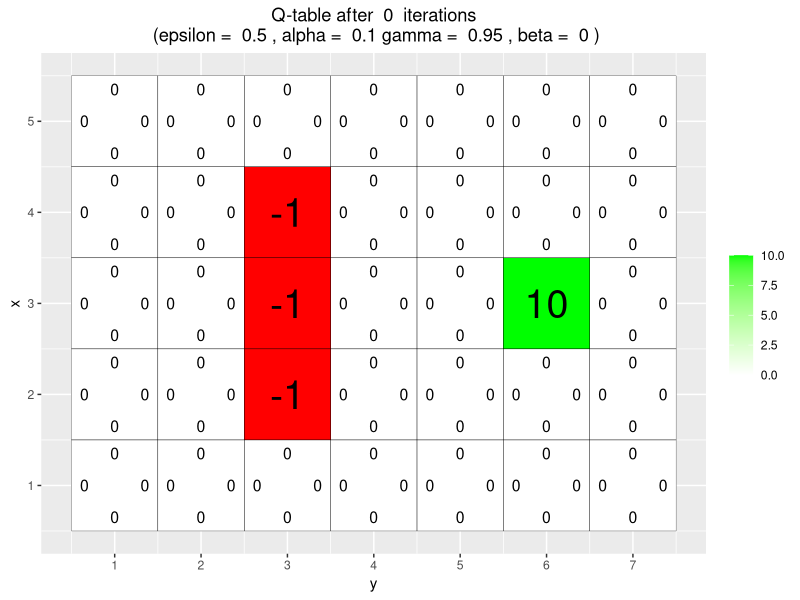

The R script that drew this image: (Note: this script raises an error after producing the figure.)
# By Jose M. Peña and Joel Oskarsson.
# For teaching purposes.
# jose.m.pena@liu.se.

#####################################################################################################
# Q-learning
#####################################################################################################

# install.packages("ggplot2")
# install.packages("vctrs")
library(ggplot2)

arrows <- c("^", ">", "v", "<")
action_deltas <- list(c(1,0), # up
                      c(0,1), # right
                      c(-1,0), # down
                      c(0,-1)) # left

vis_environment <- function(iterations=0, epsilon = 0.5, alpha = 0.1, gamma = 0.95, beta = 0){
  
  # Visualize an environment with rewards. 
  # Q-values for all actions are displayed on the edges of each tile.
  # The (greedy) policy for each state is also displayed.
  # 
  # Args:
  #   iterations, epsilon, alpha, gamma, beta (optional): for the figure title.
  #   reward_map (global variable): a HxW array containing the reward given at each state.
  #   q_table (global variable): a HxWx4 array containing Q-values for each state-action pair.
  #   H, W (global variables): environment dimensions.
  
  df <- expand.grid(x=1:H,y=1:W)
  foo <- mapply(function(x,y) ifelse(reward_map[x,y] == 0,q_table[x,y,1],NA),df$x,df$y)
  df$val1 <- as.vector(round(foo, 2))
  foo <- mapply(function(x,y) ifelse(reward_map[x,y] == 0,q_table[x,y,2],NA),df$x,df$y)
  df$val2 <- as.vector(round(foo, 2))
  foo <- mapply(function(x,y) ifelse(reward_map[x,y] == 0,q_table[x,y,3],NA),df$x,df$y)
  df$val3 <- as.vector(round(foo, 2))
  foo <- mapply(function(x,y) ifelse(reward_map[x,y] == 0,q_table[x,y,4],NA),df$x,df$y)
  df$val4 <- as.vector(round(foo, 2))
  foo <- mapply(function(x,y) 
    ifelse(reward_map[x,y] == 0,arrows[GreedyPolicy(x,y)],reward_map[x,y]),df$x,df$y)
  df$val5 <- as.vector(foo)
  foo <- mapply(function(x,y) ifelse(reward_map[x,y] == 0,max(q_table[x,y,]),
                                     ifelse(reward_map[x,y]<0,NA,reward_map[x,y])),df$x,df$y)
  df$val6 <- as.vector(foo)
  
  print(ggplot(df,aes(x = y,y = x)) +
          scale_fill_gradient(low = "white", high = "green", na.value = "red", name = "") +
          geom_tile(aes(fill=val6)) +
          geom_text(aes(label = val1),size = 4,nudge_y = .35,na.rm = TRUE) +
          geom_text(aes(label = val2),size = 4,nudge_x = .35,na.rm = TRUE) +
          geom_text(aes(label = val3),size = 4,nudge_y = -.35,na.rm = TRUE) +
          geom_text(aes(label = val4),size = 4,nudge_x = -.35,na.rm = TRUE) +
          geom_text(aes(label = val5),size = 10) +
          geom_tile(fill = 'transparent', colour = 'black') + 
          ggtitle(paste("Q-table after ",iterations," iterations\n",
                        "(epsilon = ",epsilon,", alpha = ",alpha,"gamma = ",gamma,", beta = ",beta,")")) +
          theme(plot.title = element_text(hjust = 0.5)) +
          scale_x_continuous(breaks = c(1:W),labels = c(1:W)) +
          scale_y_continuous(breaks = c(1:H),labels = c(1:H)))
  
}

GreedyPolicy <- function(x, y){
  
  # Get a greedy action for state (x,y) from q_table.
  #
  # Args:
  #   x, y: state coordinates.
  #   q_table (global variable): a HxWx4 array containing Q-values for each state-action pair.
  # 
  # Returns:
  #   An action, i.e. integer in {1,2,3,4}.
  
  # Your code here.
  
}

EpsilonGreedyPolicy <- function(x, y, epsilon){
  
  # Get an epsilon-greedy action for state (x,y) from q_table.
  #
  # Args:
  #   x, y: state coordinates.
  #   epsilon: probability of acting randomly.
  # 
  # Returns:
  #   An action, i.e. integer in {1,2,3,4}.
  
  # Your code here.
  
}

transition_model <- function(x, y, action, beta){
  
  # Computes the new state after given action is taken. The agent will follow the action 
  # with probability (1-beta) and slip to the right or left with probability beta/2 each.
  # 
  # Args:
  #   x, y: state coordinates.
  #   action: which action the agent takes (in {1,2,3,4}).
  #   beta: probability of the agent slipping to the side when trying to move.
  #   H, W (global variables): environment dimensions.
  # 
  # Returns:
  #   The new state after the action has been taken.
  
  delta <- sample(-1:1, size = 1, prob = c(0.5*beta,1-beta,0.5*beta))
  final_action <- ((action + delta + 3) %% 4) + 1
  foo <- c(x,y) + unlist(action_deltas[final_action])
  foo <- pmax(c(1,1),pmin(foo,c(H,W)))
  
  return (foo)
}

q_learning <- function(start_state, epsilon = 0.5, alpha = 0.1, gamma = 0.95, 
                       beta = 0){
  
  # Perform one episode of Q-learning. The agent should move around in the 
  # environment using the given transition model and update the Q-table.
  # The episode ends when the agent reaches a terminal state.
  # 
  # Args:
  #   start_state: array with two entries, describing the starting position of the agent.
  #   epsilon (optional): probability of acting randomly.
  #   alpha (optional): learning rate.
  #   gamma (optional): discount factor.
  #   beta (optional): slipping factor.
  #   reward_map (global variable): a HxW array containing the reward given at each state.
  #   q_table (global variable): a HxWx4 array containing Q-values for each state-action pair.
  # 
  # Returns:
  #   reward: reward received in the episode.
  #   correction: sum of the temporal difference correction terms over the episode.
  #   q_table (global variable): Recall that R passes arguments by value. So, q_table being
  #   a global variable can be modified with the superassigment operator <<-.
  
  # Your code here.
  
  repeat{
    # Follow policy, execute action, get reward.
    
    # Q-table update.
    
    if(reward!=0)
      # End episode.
      return (c(reward,episode_correction))
  }
  
}

#####################################################################################################
# Q-Learning Environments
#####################################################################################################

# Environment A (learning)

H <- 5
W <- 7

reward_map <- matrix(0, nrow = H, ncol = W)
reward_map[3,6] <- 10
reward_map[2:4,3] <- -1

q_table <- array(0,dim = c(H,W,4))

vis_environment()

for(i in 1:10000){
  foo <- q_learning(start_state = c(3,1))
  
  if(any(i==c(10,100,1000,10000)))
    vis_environment(i)
}

# Environment B (the effect of epsilon and gamma)

H <- 7
W <- 8

reward_map <- matrix(0, nrow = H, ncol = W)
reward_map[1,] <- -1
reward_map[7,] <- -1
reward_map[4,5] <- 5
reward_map[4,8] <- 10

q_table <- array(0,dim = c(H,W,4))

vis_environment()

MovingAverage <- function(x, n){
  
  cx <- c(0,cumsum(x))
  rsum <- (cx[(n+1):length(cx)] - cx[1:(length(cx) - n)]) / n
  
  return (rsum)
}

for(j in c(0.5,0.75,0.95)){
  q_table <- array(0,dim = c(H,W,4))
  reward <- NULL
  correction <- NULL
  
  for(i in 1:30000){
    foo <- q_learning(gamma = j, start_state = c(4,1))
    reward <- c(reward,foo[1])
    correction <- c(correction,foo[2])
  }
  
  vis_environment(i, gamma = j)
  plot(MovingAverage(reward,100),type = "l")
  plot(MovingAverage(correction,100),type = "l")
}

for(j in c(0.5,0.75,0.95)){
  q_table <- array(0,dim = c(H,W,4))
  reward <- NULL
  correction <- NULL
  
  for(i in 1:30000){
    foo <- q_learning(epsilon = 0.1, gamma = j, start_state = c(4,1))
    reward <- c(reward,foo[1])
    correction <- c(correction,foo[2])
  }
  
  vis_environment(i, epsilon = 0.1, gamma = j)
  plot(MovingAverage(reward,100),type = "l")
  plot(MovingAverage(correction,100),type = "l")
}

# Environment C (the effect of beta).

H <- 3
W <- 6

reward_map <- matrix(0, nrow = H, ncol = W)
reward_map[1,2:5] <- -1
reward_map[1,6] <- 10

q_table <- array(0,dim = c(H,W,4))

vis_environment()

for(j in c(0,0.2,0.4,0.66)){
  q_table <- array(0,dim = c(H,W,4))
  
  for(i in 1:10000)
    foo <- q_learning(gamma = 0.6, beta = j, start_state = c(1,1))
  
  vis_environment(i, gamma = 0.6, beta = j)
}